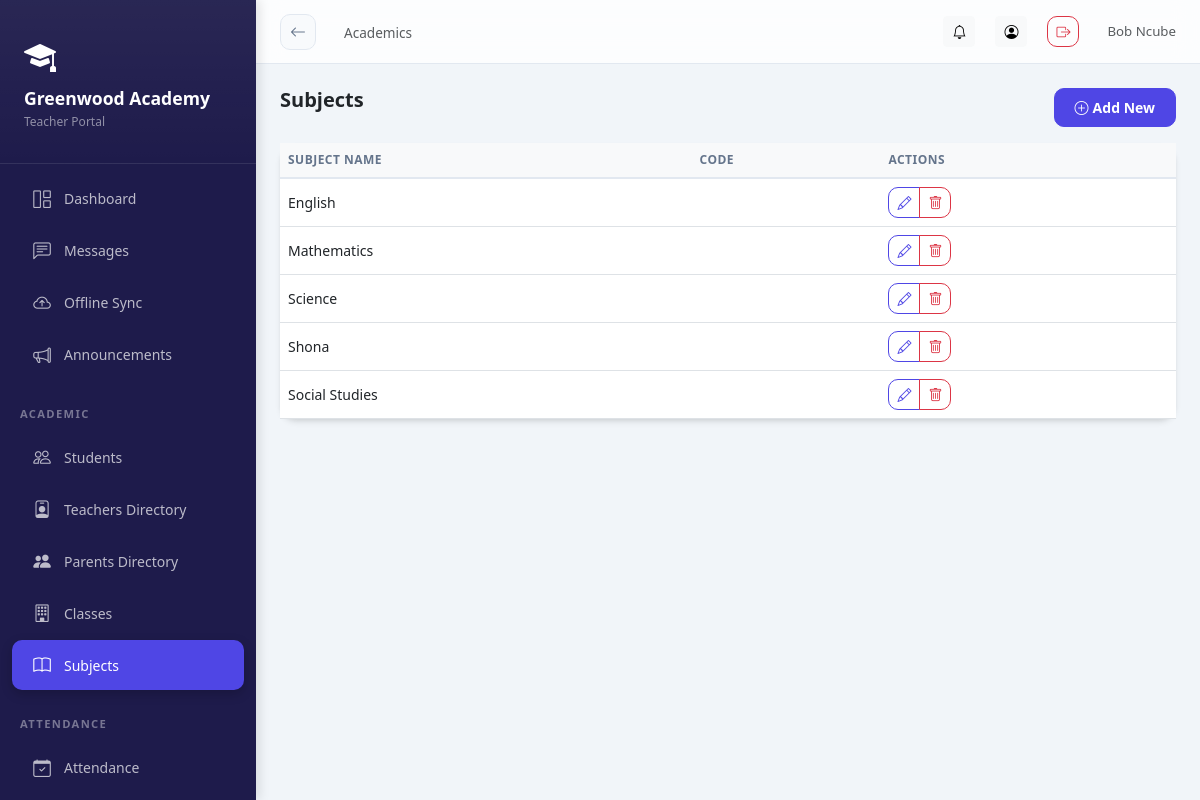
The page /academics/subjects/ (signed in) on the database as committed earlier.
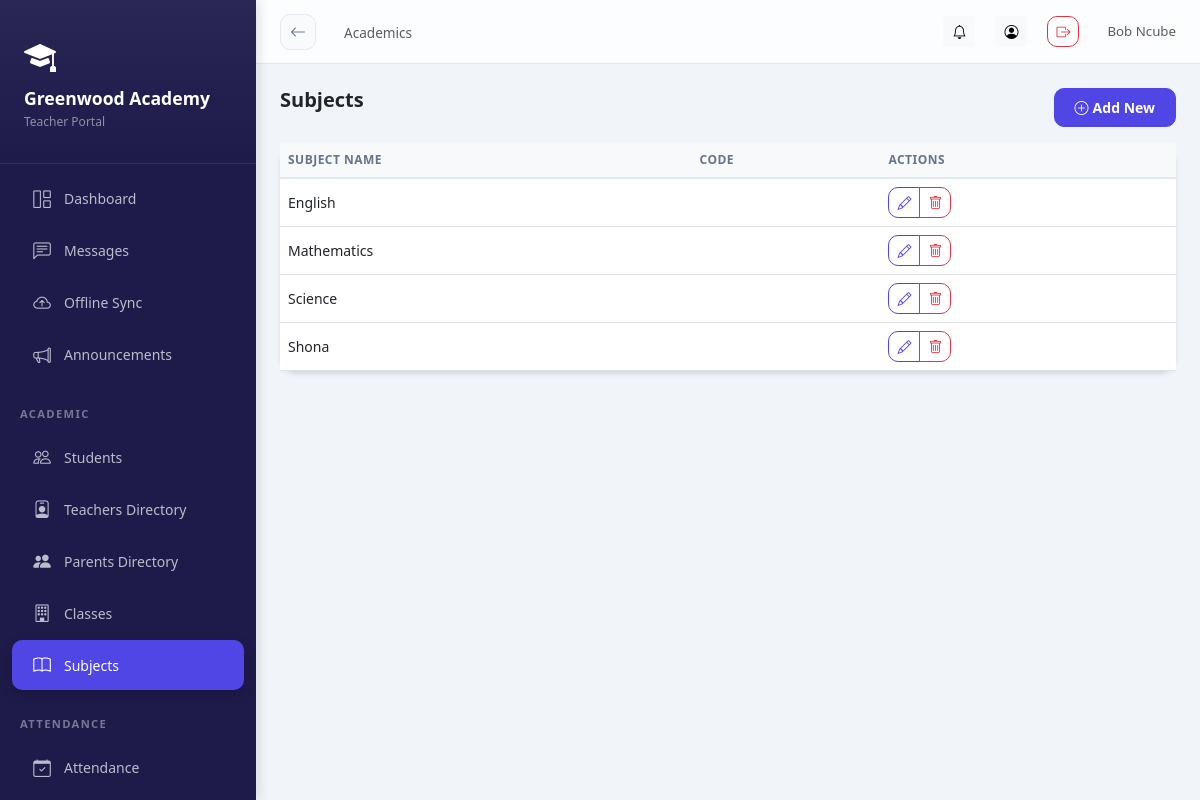
The same page on the database as committed later.
### academics/models.py (models this page shows)
class Subject(SyncBaseModel):
    school = models.ForeignKey(School, on_delete=models.CASCADE, related_name='subjects')
    name = models.CharField(max_length=100)
    code = models.CharField(max_length=20, blank=True)
    description = models.TextField(blank=True)
    objects = TenantManager()
    all_objects = models.Manager()
    class Meta:
        ordering = ['name']
    def __str__(self):
        return f"{self.name} - {self.school.name}"

### academics/views.py (the view)
# urls.py: path('subjects/', views.SubjectListView.as_view(), name='subject_list'),
@method_decorator(login_required, name='dispatch')
class SubjectListView(ListView):
    model = Subject
    template_name = 'academics/subject_list.html'
    context_object_name = 'subjects'
    def get_queryset(self):
        return Subject.objects.filter(school=self.request.school)

### core/models.py (called while the page is built)
    def get_queryset(self):
        queryset = super().get_queryset()
        school = get_current_school()
        if school:
            return queryset.filter(school=school)
        return queryset

### schools/context_processors.py (called while the page is built)
def school_context(request):
    school = getattr(request, 'school', None)
    school_role = ''
    if school and request.user.is_authenticated:
        try:
            su = SchoolUser.objects.get(user=request.user, school=school, is_active=True)
            school_role = su.role
        except SchoolUser.DoesNotExist:
            pass
    return {
        'current_school': school,
        'school_role': school_role,
    }

### academics/templates/academics/subject_list.html (shortened to what this page needs)
{% extends 'base_dashboard.html' %}
{% block page_title %}Academics{% endblock %}
{% block content %}
<div class="d-flex justify-content-between mb-3">
<h5 class="fw-bold mb-0">{% if 'list' in 'subject_list' %}{% if 'year' in 'subject_list' %}Academic Years{% elif 'level' in 'subject_list' %}Class Levels{% elif 'subject' in 'subject_list' %}Subjects{% elif 'section' in 'subject_list' %}Class Sections{% elif 'assignment' in 'subject_list' %}Teacher Assignments{% endif %}{% else %}{% if 'year' in 'subject_list' %}Add Academic Year{% elif 'level' in 'subject_list' %}Add Class Level{% elif 'subject' in 'subject_list' %}Add Subject{% elif 'section' in 'subject_list' %}Add Class Section{% elif 'assignment' in 'subject_list' %}Add Assignment{% else %}Form{% endif %}{% endif %}</h5>
{% if 'list' in 'subject_list' %}<a href="{% if 'year' in 'subject_list' %}{% url 'academics:academic_year_add' %}{% elif 'level' in 'subject_list' %}{% url 'academics:class_level_add' %}{% elif 'subject' in 'subject_list' %}{% url 'academics:subject_add' %}{% elif 'section' in 'subject_list' %}{% url 'academics:class_section_add' %}{% elif 'assignment' in 'subject_list' %}{% url 'academics:teacher_assignment_add' %}{% endif %}" class="btn btn-primary btn-sm"><i class="bi bi-plus-circle me-1"></i>Add New</a>{% endif %}
</div>
{% if 'list' in 'subject_list' %}
<div class="card"><div class="table-responsive"><table class="table table-hover mb-0">
<thead class="table-light"><tr><th>Subject Name</th><th>Code</th><th>Actions</th></tr></thead>
<tbody>
{% for obj in subjects %}
<tr>
  <td>{{ obj.name }}</td>
  <td>{{ obj.code }}</td>
  <td>
    <div class="btn-group btn-group-sm">
        <a href="{% url 'academics:subject_edit' obj.pk %}" class="btn btn-outline-primary" title="Edit">
          <i class="bi bi-pencil"></i>
        </a>
        <a href="{% url 'academics:subject_delete' obj.pk %}" class="btn btn-outline-danger" onclick="return confirm('Delete {{ obj }}?');" title="Delete">
          <i class="bi bi-trash"></i>
        </a>
    </div>
  </td>
</tr>
{% empty %}<tr><td colspan="3" class="text-center py-4 text-muted">No subjects yet.</td></tr>
{% endfor %}
</tbody>
</table></div></div>
{% endif %}
{% endblock %}

Rows that differ between the two databases and show on the page:
removed Subject: name "Social Studies"
